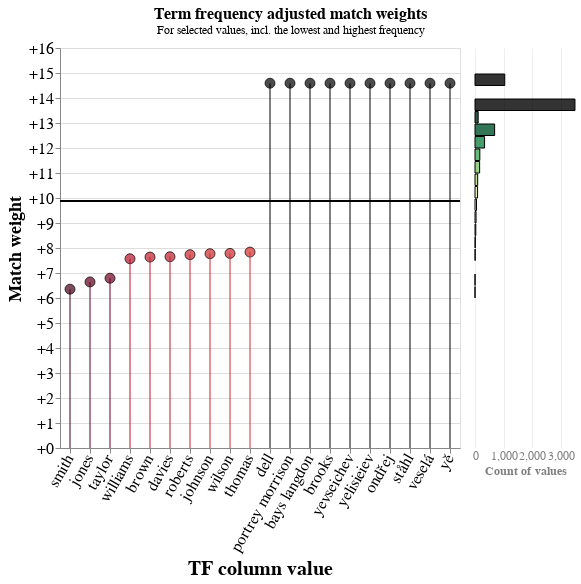

Here is the notebook cell this chart was saved with:
### Code cell
linker.tf_adjustment_chart("syn_g1_surname")

### Figure 1 — Vega-Lite specification as saved in the notebook (floating-point values rounded to 4 significant figures)
{"config": {"view": {"continuousWidth": 300, "continuousHeight": 300}, "params": [{"name": "gamma_sel", "bind": {"input": "select", "options": [2, 1], "labels": ["Exact match (TF col: syn_g1_surname)", "Jaro_winkler_similarity 0.8 (TF col: syn_g1_surname)"], "name": "Gamma level:"}, "value": 2}]}, "hconcat": [{"layer": [{"mark": {"type": "point", "filled": true, "size": 100, "stroke": "black", "strokeWidth": 1}, "encoding": {"color": {"field": "log2_bf_tf", "scale": {"domain": [-2.5, 2.5], "scheme": "redyellowgreen"}, "title": "TF adjustment weight", "type": "quantitative"}, "tooltip": [{"field": "value", "title": "Value", "type": "nominal"}, {"field": "log2_bf", "format": "+.3", "title": "Match weight", "type": "quantitative"}, {"field": "log2_bf_tf", "format": "+.3", "title": "TF adjusted match weight", "type": "quantitative"}, {"field": "log2_bf_final", "format": "+.3", "title": "Final match weight", "type": "quantitative"}], "x": {"axis": {"labelAngle": -60, "labelFontSize": 16, "titleFontSize": 20}, "field": "value", "sort": {"field": "log2_bf_final", "order": "ascending"}, "title": "TF column value", "type": "nominal"}, "y": {"axis": {"format": "+", "labelFontSize": 16, "titleFontSize": 18, "values": [-5, -4, -3, -2, -1, 0, 1, 2, 3, 4, 5, 6, 7, 8, 9, 10, 11, 12, 13, 14, 15, 16, 17, 18, 19, 20]}, "field": "log2_bf_final", "title": "Match weight", "type": "quantitative"}}}, {"mark": "rule", "encoding": {"y": {"field": "log2_bf", "type": "quantitative"}}, "transform": [{"filter": "datum.gamma == gamma_sel"}]}, {"mark": {"type": "rule", "opacity": 0.5, "strokeWidth": 2}, "encoding": {"color": {"field": "log2_bf_tf", "legend": null, "scale": {"domain": [-2.5, 2.5], "scheme": "redyellowgreen"}, "title": "TF adjustment weight", "type": "quantitative"}, "x": {"field": "value", "sort": {"field": "log2_bf_final", "order": "ascending"}, "title": "TF column value", "type": "nominal"}, "y": {"field": "log2_bf_final", "type": "quantitative"}, "y2": {"type": "quantitative"}}, "transform": [{"filter": "datum.gamma == gamma_sel"}]}], "data": {"name": "data"}, "height": 400, "transform": [{"filter": "datum.gamma == gamma_sel"}], "width": {"step": 20}}, {"mark": {"type": "bar", "fillOpacity": 0.8, "filled": true, "stroke": "black", "strokeWidth": 1}, "data": {"name": "hist"}, "encoding": {"color": {"field": "log2_bf_tf", "legend": null, "scale": {"domain": [-2.5, 2.5], "scheme": "redyellowgreen"}, "title": "TF adjustment weight", "type": "quantitative"}, "tooltip": [{"field": "log2_bf_desc", "title": "Match weight"}, {"field": "count", "title": "Number of values"}], "x": {"axis": {"domain": false, "gridOpacity": 0.5, "labelAlign": "center", "labelFontSize": 12, "labelOpacity": 0.5, "labelOverlap": true, "ticks": false, "title": "Count of values", "titleFontSize": 12, "titleOpacity": 0.5}, "field": "count", "type": "quantitative"}, "y": {"axis": null, "bin": {"step": 0.5}, "field": "log2_bf_final", "type": "quantitative"}}, "transform": [{"filter": {"or": ["datum.gamma == gamma_sel", {"field": "gamma", "valid": false}]}}], "view": {"stroke": "transparent"}, "width": 100}], "datasets": {"data": [{"value": "dell", "tf": 3.765e-05, "label_for_charts": "Exact match", "u_probability": 0.0009868, "tf_col": "syn_g1_surname", "tf_adjustment_weight": 1.0, "log2_bf": 9.879, "gamma": 2, "log2_bf_tf": 4.712, "log2_bf_final": 14.59, "most_freq_rank": 6327, "least_freq_rank": 0}, {"value": "dell", "tf": 3.765e-05, "label_for_charts": "Jaro_winkler_similarity 0.8", "u_probability": 0.003776, "tf_col": "syn_g1_surname", "tf_adjustment_weight": 0.5, "log2_bf": 1.512, "gamma": 1, "log2_bf_tf": 3.324, "log2_bf_final": 4.836, "most_freq_rank": 6327, "least_freq_rank": 0}, {"value": "portrey morrison", "tf": 3.765e-05, "label_for_charts": "Jaro_winkler_similarity 0.8", "u_probability": 0.003776, "tf_col": "syn_g1_surname", "tf_adjustment_weight": 0.5, "log2_bf": 1.512, "gamma": 1, "log2_bf_tf": 3.324, "log2_bf_final": 4.836, "most_freq_rank": 6326, "least_freq_rank": 1}, {"value": "portrey morrison", "tf": 3.765e-05, "label_for_charts": "Exact match", "u_probability": 0.0009868, "tf_col": "syn_g1_surname", "tf_adjustment_weight": 1.0, "log2_bf": 9.879, "gamma": 2, "log2_bf_tf": 4.712, "log2_bf_final": 14.59, "most_freq_rank": 6326, "least_freq_rank": 1}, {"value": "bays langdon", "tf": 3.765e-05, "label_for_charts": "Exact match", "u_probability": 0.0009868, "tf_col": "syn_g1_surname", "tf_adjustment_weight": 1.0, "log2_bf": 9.879, "gamma": 2, "log2_bf_tf": 4.712, "log2_bf_final": 14.59, "most_freq_rank": 6325, "least_freq_rank": 2}, {"value": "bays langdon", "tf": 3.765e-05, "label_for_charts": "Jaro_winkler_similarity 0.8", "u_probability": 0.003776, "tf_col": "syn_g1_surname", "tf_adjustment_weight": 0.5, "log2_bf": 1.512, "gamma": 1, "log2_bf_tf": 3.324, "log2_bf_final": 4.836, "most_freq_rank": 6325, "least_freq_rank": 2}, {"value": "brooks", "tf": 3.765e-05, "label_for_charts": "Jaro_winkler_similarity 0.8", "u_probability": 0.003776, "tf_col": "syn_g1_surname", "tf_adjustment_weight": 0.5, "log2_bf": 1.512, "gamma": 1, "log2_bf_tf": 3.324, "log2_bf_final": 4.836, "most_freq_rank": 6324, "least_freq_rank": 3}, {"value": "brooks", "tf": 3.765e-05, "label_for_charts": "Exact match", "u_probability": 0.0009868, "tf_col": "syn_g1_surname", "tf_adjustment_weight": 1.0, "log2_bf": 9.879, "gamma": 2, "log2_bf_tf": 4.712, "log2_bf_final": 14.59, "most_freq_rank": 6324, "least_freq_rank": 3}, {"value": "yevseichev", "tf": 3.765e-05, "label_for_charts": "Jaro_winkler_similarity 0.8", "u_probability": 0.003776, "tf_col": "syn_g1_surname", "tf_adjustment_weight": 0.5, "log2_bf": 1.512, "gamma": 1, "log2_bf_tf": 3.324, "log2_bf_final": 4.836, "most_freq_rank": 6323, "least_freq_rank": 4}, {"value": "yevseichev", "tf": 3.765e-05, "label_for_charts": "Exact match", "u_probability": 0.0009868, "tf_col": "syn_g1_surname", "tf_adjustment_weight": 1.0, "log2_bf": 9.879, "gamma": 2, "log2_bf_tf": 4.712, "log2_bf_final": 14.59, "most_freq_rank": 6323, "least_freq_rank": 4}, {"value": "yelisieiev", "tf": 3.765e-05, "label_for_charts": "Jaro_winkler_similarity 0.8", "u_probability": 0.003776, "tf_col": "syn_g1_surname", "tf_adjustment_weight": 0.5, "log2_bf": 1.512, "gamma": 1, "log2_bf_tf": 3.324, "log2_bf_final": 4.836, "most_freq_rank": 6322, "least_freq_rank": 5}, {"value": "yelisieiev", "tf": 3.765e-05, "label_for_charts": "Exact match", "u_probability": 0.0009868, "tf_col": "syn_g1_surname", "tf_adjustment_weight": 1.0, "log2_bf": 9.879, "gamma": 2, "log2_bf_tf": 4.712, "log2_bf_final": 14.59, "most_freq_rank": 6322, "least_freq_rank": 5}, {"value": "ondřej", "tf": 3.765e-05, "label_for_charts": "Exact match", "u_probability": 0.0009868, "tf_col": "syn_g1_surname", "tf_adjustment_weight": 1.0, "log2_bf": 9.879, "gamma": 2, "log2_bf_tf": 4.712, "log2_bf_final": 14.59, "most_freq_rank": 6321, "least_freq_rank": 6}, {"value": "ondřej", "tf": 3.765e-05, "label_for_charts": "Jaro_winkler_similarity 0.8", "u_probability": 0.003776, "tf_col": "syn_g1_surname", "tf_adjustment_weight": 0.5, "log2_bf": 1.512, "gamma": 1, "log2_bf_tf": 3.324, "log2_bf_final": 4.836, "most_freq_rank": 6321, "least_freq_rank": 6}, {"value": "ståhl", "tf": 3.765e-05, "label_for_charts": "Jaro_winkler_similarity 0.8", "u_probability": 0.003776, "tf_col": "syn_g1_surname", "tf_adjustment_weight": 0.5, "log2_bf": 1.512, "gamma": 1, "log2_bf_tf": 3.324, "log2_bf_final": 4.836, "most_freq_rank": 6320, "least_freq_rank": 7}, {"value": "ståhl", "tf": 3.765e-05, "label_for_charts": "Exact match", "u_probability": 0.0009868, "tf_col": "syn_g1_surname", "tf_adjustment_weight": 1.0, "log2_bf": 9.879, "gamma": 2, "log2_bf_tf": 4.712, "log2_bf_final": 14.59, "most_freq_rank": 6320, "least_freq_rank": 7}, {"value": "veselá", "tf": 3.765e-05, "label_for_charts": "Exact match", "u_probability": 0.0009868, "tf_col": "syn_g1_surname", "tf_adjustment_weight": 1.0, "log2_bf": 9.879, "gamma": 2, "log2_bf_tf": 4.712, "log2_bf_final": 14.59, "most_freq_rank": 6319, "least_freq_rank": 8}, {"value": "veselá", "tf": 3.765e-05, "label_for_charts": "Jaro_winkler_similarity 0.8", "u_probability": 0.003776, "tf_col": "syn_g1_surname", "tf_adjustment_weight": 0.5, "log2_bf": 1.512, "gamma": 1, "log2_bf_tf": 3.324, "log2_bf_final": 4.836, "most_freq_rank": 6319, "least_freq_rank": 8}, {"value": "yě", "tf": 3.765e-05, "label_for_charts": "Exact match", "u_probability": 0.0009868, "tf_col": "syn_g1_surname", "tf_adjustment_weight": 1.0, "log2_bf": 9.879, "gamma": 2, "log2_bf_tf": 4.712, "log2_bf_final": 14.59, "most_freq_rank": 6318, "least_freq_rank": 9}, {"value": "yě", "tf": 3.765e-05, "label_for_charts": "Jaro_winkler_similarity 0.8", "u_probability": 0.003776, "tf_col": "syn_g1_surname", "tf_adjustment_weight": 0.5, "log2_bf": 1.512, "gamma": 1, "log2_bf_tf": 3.324, "log2_bf_final": 4.836, "most_freq_rank": 6318, "least_freq_rank": 9}, {"value": "thomas", "tf": 0.004066, "label_for_charts": "Exact match", "u_probability": 0.0009868, "tf_col": "syn_g1_surname", "tf_adjustment_weight": 1.0, "log2_bf": 9.879, "gamma": 2, "log2_bf_tf": -2.043, "log2_bf_final": 7.837, "most_freq_rank": 9, "least_freq_rank": 6318}, {"value": "thomas", "tf": 0.004066, "label_for_charts": "Jaro_winkler_similarity 0.8", "u_probability": 0.003776, "tf_col": "syn_g1_surname", "tf_adjustment_weight": 0.5, "log2_bf": 1.512, "gamma": 1, "log2_bf_tf": -0.05342, "log2_bf_final": 1.458, "most_freq_rank": 9, "least_freq_rank": 6318}, {"value": "wilson", "tf": 0.004217, "label_for_charts": "Exact match", "u_probability": 0.0009868, "tf_col": "syn_g1_surname", "tf_adjustment_weight": 1.0, "log2_bf": 9.879, "gamma": 2, "log2_bf_tf": -2.095, "log2_bf_final": 7.784, "most_freq_rank": 8, "least_freq_rank": 6319}, {"value": "wilson", "tf": 0.004217, "label_for_charts": "Jaro_winkler_similarity 0.8", "u_probability": 0.003776, "tf_col": "syn_g1_surname", "tf_adjustment_weight": 0.5, "log2_bf": 1.512, "gamma": 1, "log2_bf_tf": -0.07966, "log2_bf_final": 1.432, "most_freq_rank": 8, "least_freq_rank": 6319}, {"value": "johnson", "tf": 0.004254, "label_for_charts": "Exact match", "u_probability": 0.0009868, "tf_col": "syn_g1_surname", "tf_adjustment_weight": 1.0, "log2_bf": 9.879, "gamma": 2, "log2_bf_tf": -2.108, "log2_bf_final": 7.771, "most_freq_rank": 7, "least_freq_rank": 6320}, {"value": "johnson", "tf": 0.004254, "label_for_charts": "Jaro_winkler_similarity 0.8", "u_probability": 0.003776, "tf_col": "syn_g1_surname", "tf_adjustment_weight": 0.5, "log2_bf": 1.512, "gamma": 1, "log2_bf_tf": -0.08607, "log2_bf_final": 1.426, "most_freq_rank": 7, "least_freq_rank": 6320}, {"value": "roberts", "tf": 0.004367, "label_for_charts": "Exact match", "u_probability": 0.0009868, "tf_col": "syn_g1_surname", "tf_adjustment_weight": 1.0, "log2_bf": 9.879, "gamma": 2, "log2_bf_tf": -2.146, "log2_bf_final": 7.734, "most_freq_rank": 6, "least_freq_rank": 6321}, {"value": "roberts", "tf": 0.004367, "label_for_charts": "Jaro_winkler_similarity 0.8", "u_probability": 0.003776, "tf_col": "syn_g1_surname", "tf_adjustment_weight": 0.5, "log2_bf": 1.512, "gamma": 1, "log2_bf_tf": -0.105, "log2_bf_final": 1.407, "most_freq_rank": 6, "least_freq_rank": 6321}, {"value": "davies", "tf": 0.004631, "label_for_charts": "Jaro_winkler_similarity 0.8", "u_probability": 0.003776, "tf_col": "syn_g1_surname", "tf_adjustment_weight": 0.5, "log2_bf": 1.512, "gamma": 1, "log2_bf_tf": -0.1472, "log2_bf_final": 1.365, "most_freq_rank": 5, "least_freq_rank": 6322}, {"value": "davies", "tf": 0.004631, "label_for_charts": "Exact match", "u_probability": 0.0009868, "tf_col": "syn_g1_surname", "tf_adjustment_weight": 1.0, "log2_bf": 9.879, "gamma": 2, "log2_bf_tf": -2.23, "log2_bf_final": 7.649, "most_freq_rank": 5, "least_freq_rank": 6322}, {"value": "brown", "tf": 0.004668, "label_for_charts": "Jaro_winkler_similarity 0.8", "u_probability": 0.003776, "tf_col": "syn_g1_surname", "tf_adjustment_weight": 0.5, "log2_bf": 1.512, "gamma": 1, "log2_bf_tf": -0.1531, "log2_bf_final": 1.359, "most_freq_rank": 4, "least_freq_rank": 6323}, {"value": "brown", "tf": 0.004668, "label_for_charts": "Exact match", "u_probability": 0.0009868, "tf_col": "syn_g1_surname", "tf_adjustment_weight": 1.0, "log2_bf": 9.879, "gamma": 2, "log2_bf_tf": -2.242, "log2_bf_final": 7.637, "most_freq_rank": 4, "least_freq_rank": 6323}, {"value": "williams", "tf": 0.004894, "label_for_charts": "Exact match", "u_probability": 0.0009868, "tf_col": "syn_g1_surname", "tf_adjustment_weight": 1.0, "log2_bf": 9.879, "gamma": 2, "log2_bf_tf": -2.31, "log2_bf_final": 7.569, "most_freq_rank": 3, "least_freq_rank": 6324}, {"value": "williams", "tf": 0.004894, "label_for_charts": "Jaro_winkler_similarity 0.8", "u_probability": 0.003776, "tf_col": "syn_g1_surname", "tf_adjustment_weight": 0.5, "log2_bf": 1.512, "gamma": 1, "log2_bf_tf": -0.1872, "log2_bf_final": 1.325, "most_freq_rank": 3, "least_freq_rank": 6324}, {"value": "taylor", "tf": 0.008395, "label_for_charts": "Exact match", "u_probability": 0.0009868, "tf_col": "syn_g1_surname", "tf_adjustment_weight": 1.0, "log2_bf": 9.879, "gamma": 2, "log2_bf_tf": -3.089, "log2_bf_final": 6.791, "most_freq_rank": 2, "least_freq_rank": 6325}, {"value": "taylor", "tf": 0.008395, "label_for_charts": "Jaro_winkler_similarity 0.8", "u_probability": 0.003776, "tf_col": "syn_g1_surname", "tf_adjustment_weight": 0.5, "log2_bf": 1.512, "gamma": 1, "log2_bf_tf": -0.5764, "log2_bf_final": 0.9354, "most_freq_rank": 2, "least_freq_rank": 6325}, {"value": "jones", "tf": 0.009299, "label_for_charts": "Exact match", "u_probability": 0.0009868, "tf_col": "syn_g1_surname", "tf_adjustment_weight": 1.0, "log2_bf": 9.879, "gamma": 2, "log2_bf_tf": -3.236, "log2_bf_final": 6.643, "most_freq_rank": 1, "least_freq_rank": 6326}, {"value": "jones", "tf": 0.009299, "label_for_charts": "Jaro_winkler_similarity 0.8", "u_probability": 0.003776, "tf_col": "syn_g1_surname", "tf_adjustment_weight": 0.5, "log2_bf": 1.512, "gamma": 1, "log2_bf_tf": -0.6502, "log2_bf_final": 0.8617, "most_freq_rank": 1, "least_freq_rank": 6326}, {"value": "smith", "tf": 0.01137, "label_for_charts": "Jaro_winkler_similarity 0.8", "u_probability": 0.003776, "tf_col": "syn_g1_surname", "tf_adjustment_weight": 0.5, "log2_bf": 1.512, "gamma": 1, "log2_bf_tf": -0.7952, "log2_bf_final": 0.7166, "most_freq_rank": 0, "least_freq_rank": 6327}, {"value": "smith", "tf": 0.01137, "label_for_charts": "Exact match", "u_probability": 0.0009868, "tf_col": "syn_g1_surname", "tf_adjustment_weight": 1.0, "log2_bf": 9.879, "gamma": 2, "log2_bf_tf": -3.526, "log2_bf_final": 6.353, "most_freq_rank": 0, "least_freq_rank": 6327}], "hist": [{"gamma": 1, "log2_bf": 1.512, "count": 3, "log2_bf_tf": -0.6739, "bin_start": 0.5, "bin_end": 1.0, "log2_bf_final": 0.75, "log2_bf_desc": "0.5-1.0"}, {"gamma": 1, "log2_bf": 1.512, "count": 8, "log2_bf_tf": -0.1047, "bin_start": 1.0, "bin_end": 1.5, "log2_bf_final": 1.25, "log2_bf_desc": "1.0-1.5"}, {"gamma": 1, "log2_bf": 1.512, "count": 37, "log2_bf_tf": 0.3372, "bin_start": 1.5, "bin_end": 2.0, "log2_bf_final": 1.75, "log2_bf_desc": "1.5-2.0"}, {"gamma": 1, "log2_bf": 1.512, "count": 89, "log2_bf_tf": 0.7714, "bin_start": 2.0, "bin_end": 2.5, "log2_bf_final": 2.25, "log2_bf_desc": "2.0-2.5"}, {"gamma": 1, "log2_bf": 1.512, "count": 186, "log2_bf_tf": 1.268, "bin_start": 2.5, "bin_end": 3.0, "log2_bf_final": 2.75, "log2_bf_desc": "2.5-3.0"}, {"gamma": 1, "log2_bf": 1.512, "count": 331, "log2_bf_tf": 1.737, "bin_start": 3.0, "bin_end": 3.5, "log2_bf_final": 3.25, "log2_bf_desc": "3.0-3.5"}, {"gamma": 1, "log2_bf": 1.512, "count": 1022, "log2_bf_tf": 2.237, "bin_start": 3.5, "bin_end": 4.0, "log2_bf_final": 3.75, "log2_bf_desc": "3.5-4.0"}, {"gamma": 1, "log2_bf": 1.512, "count": 3610, "log2_bf_tf": 2.815, "bin_start": 4.0, "bin_end": 4.5, "log2_bf_final": 4.25, "log2_bf_desc": "4.0-4.5"}, {"gamma": 1, "log2_bf": 1.512, "count": 1042, "log2_bf_tf": 3.324, "bin_start": 4.5, "bin_end": 5.0, "log2_bf_final": 4.75, "log2_bf_desc": "4.5-5.0"}, {"gamma": 2, "log2_bf": 9.879, "count": 1, "log2_bf_tf": -3.526, "bin_start": 6.0, "bin_end": 6.5, "log2_bf_final": 6.25, "log2_bf_desc": "6.0-6.5"}, {"gamma": 2, "log2_bf": 9.879, "count": 2, "log2_bf_tf": -3.162, "bin_start": 6.5, "bin_end": 7.0, "log2_bf_final": 6.75, "log2_bf_desc": "6.5-7.0"}, {"gamma": 2, "log2_bf": 9.879, "count": 8, "log2_bf_tf": -2.145, "bin_start": 7.5, "bin_end": 8.0, "log2_bf_final": 7.75, "log2_bf_desc": "7.5-8.0"}, {"gamma": 2, "log2_bf": 9.879, "count": 11, "log2_bf_tf": -1.602, "bin_start": 8.0, "bin_end": 8.5, "log2_bf_final": 8.25, "log2_bf_desc": "8.0-8.5"}, {"gamma": 2, "log2_bf": 9.879, "count": 28, "log2_bf_tf": -1.103, "bin_start": 8.5, "bin_end": 9.0, "log2_bf_final": 8.75, "log2_bf_desc": "8.5-9.0"}, {"gamma": 2, "log2_bf": 9.879, "count": 37, "log2_bf_tf": -0.6697, "bin_start": 9.0, "bin_end": 9.5, "log2_bf_final": 9.25, "log2_bf_desc": "9.0-9.5"}, {"gamma": 2, "log2_bf": 9.879, "count": 52, "log2_bf_tf": -0.1586, "bin_start": 9.5, "bin_end": 10.0, "log2_bf_final": 9.75, "log2_bf_desc": "9.5-10.0"}, {"gamma": 2, "log2_bf": 9.879, "count": 90, "log2_bf_tf": 0.3669, "bin_start": 10.0, "bin_end": 10.5, "log2_bf_final": 10.25, "log2_bf_desc": "10.0-10.5"}, {"gamma": 2, "log2_bf": 9.879, "count": 94, "log2_bf_tf": 0.8361, "bin_start": 10.5, "bin_end": 11.0, "log2_bf_final": 10.75, "log2_bf_desc": "10.5-11.0"}, {"gamma": 2, "log2_bf": 9.879, "count": 162, "log2_bf_tf": 1.314, "bin_start": 11.0, "bin_end": 11.5, "log2_bf_final": 11.25, "log2_bf_desc": "11.0-11.5"}, {"gamma": 2, "log2_bf": 9.879, "count": 169, "log2_bf_tf": 1.752, "bin_start": 11.5, "bin_end": 12.0, "log2_bf_final": 11.75, "log2_bf_desc": "11.5-12.0"}, {"gamma": 2, "log2_bf": 9.879, "count": 335, "log2_bf_tf": 2.181, "bin_start": 12.0, "bin_end": 12.5, "log2_bf_final": 12.25, "log2_bf_desc": "12.0-12.5"}, {"gamma": 2, "log2_bf": 9.879, "count": 687, "log2_bf_tf": 2.712, "bin_start": 12.5, "bin_end": 13.0, "log2_bf_final": 12.75, "log2_bf_desc": "12.5-13.0"}, {"gamma": 2, "log2_bf": 9.879, "count": 111, "log2_bf_tf": 3.127, "bin_start": 13.0, "bin_end": 13.5, "log2_bf_final": 13.25, "log2_bf_desc": "13.0-13.5"}, {"gamma": 2, "log2_bf": 9.879, "count": 3499, "log2_bf_tf": 3.712, "bin_start": 13.5, "bin_end": 14.0, "log2_bf_final": 13.75, "log2_bf_desc": "13.5-14.0"}, {"gamma": 2, "log2_bf": 9.879, "count": 1042, "log2_bf_tf": 4.712, "bin_start": 14.5, "bin_end": 15.0, "log2_bf_final": 14.75, "log2_bf_desc": "14.5-15.0"}]}, "resolve": {"scale": {"color": "shared", "y": "shared"}}, "spacing": 10, "title": {"text": "Term frequency adjusted match weights", "anchor": "middle", "fontSize": 16, "subtitle": "For selected values, incl. the lowest and highest frequency"}, "$schema": "https://vega.github.io/schema/vega-lite/v5.9.3.json"}
